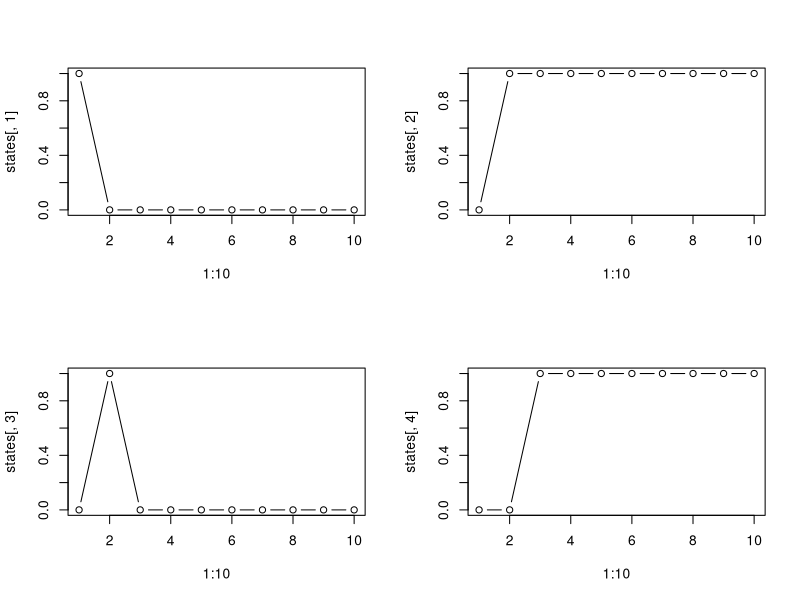

Here is the R script that generated this plot:


V.fun = function(Vt, beta1, u){
  #Vt1 = Vt*exp(-beta1*(1-u))
  Vt1=rpois(Vt,exp(-beta1*(1-u)))
  return(Vt1)
}

L.fun = function(Vt, beta1, Lt){
  Lt1 = Lt + beta1*Vt
  return(Lt1)
}

I.fun = function(Vt, beta1, u, beta2, It){
 # It1 = It*exp((beta1*(1-u)*Vt)/It - beta2)
  It1 = It + (beta1*(1-u)*Vt - beta2*It)
  return(It1)
}

F.fun = function(Ft, beta2, It){
  Ft1 = Ft + beta2*It
  return(Ft1)
}

states = matrix(NA,nrow=10,ncol=4)
states[1,] = c(1,0,0,0)
beta1 = 1
beta2 = 1
u = sample(c(1,0),9,replace=TRUE,prob=c(.5,.5))

for(i in 1:9){
  V.tmp=sum(V.fun(Vt = states[i,1], beta1 = beta1, u = u[i]))
  L.tmp=L.fun(Vt = states[i,1], beta1 = beta1, Lt = states[i,2])
  I.tmp=I.fun(Vt = states[i,1], beta1 = beta1, u = u[i], beta2 = beta2, It = states[i,3])
  F.tmp=F.fun(Ft = states[i,4], beta2 = beta2, It = states[i,3])
  states[i+1,]= c(V.tmp,L.tmp,I.tmp,F.tmp)
}
max(states[,4])

par(mfrow=c(2,2))
plot(1:10,states[,1],type='b')
plot(1:10,states[,2],type='b')
plot(1:10,states[,3],type='b')
plot(1:10,states[,4],type='b')
cbind(states,c(u,NA))
